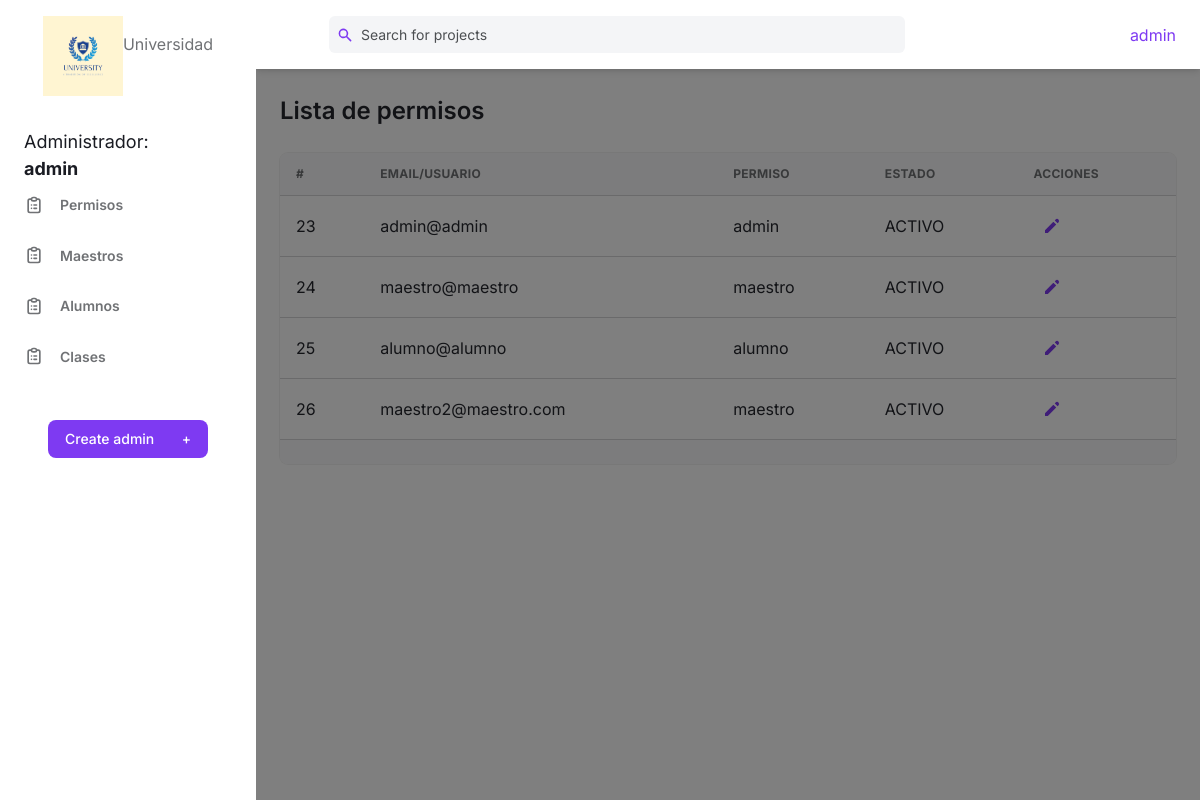
Page /design/admin/permisos.php (signed in) on the committed database.
### tables this page shows
CREATE TABLE `usuarios` (
  `id_user` int(11) NOT NULL,
  `dni` varchar(250) DEFAULT NULL,
  `email` varchar(250) NOT NULL,
  `contrasena` varchar(250) NOT NULL,
  `nombre` varchar(100) DEFAULT NULL,
  `apellido` varchar(100) DEFAULT NULL,
  `fecha_nacimiento` date DEFAULT NULL,
  `direccion` varchar(100) DEFAULT NULL,
  `rol_id` int(11) DEFAULT NULL,
  `estado` int(11) NOT NULL
);

CREATE TABLE `roles` (
  `id_rol` int(11) NOT NULL,
  `rol` varchar(50) DEFAULT NULL
);

CREATE TABLE `estado` (
  `id_estado` int(11) NOT NULL,
  `estado` varchar(100) NOT NULL
);

### design/admin/permisos.php (the view, shortened to what this page needs)
<!DOCTYPE html>
<html :class="{ 'theme-dark': dark }" x-data="data()" lang="en">
  <head>
    <link rel="stylesheet" href="./../../public/assets/css/tailwind.output.css" />
    <link
      rel="stylesheet"
      href="https://cdnjs.cloudflare.com/ajax/libs/Chart.js/2.9.3/Chart.min.css"
    />
  </head>
  <body>
      <?php
        include("./../../config/menu_admin.php");
      ?>
      <div
        x-show="isSideMenuOpen"
        x-transition:enter="transition ease-in-out duration-150"
        x-transition:enter-start="opacity-0"
        x-transition:enter-end="opacity-100"
        x-transition:leave="transition ease-in-out duration-150"
        x-transition:leave-start="opacity-100"
        x-transition:leave-end="opacity-0"
        class="fixed inset-0 z-10 flex items-end bg-black bg-opacity-50 sm:items-center sm:justify-center"
      ></div>
      <div class="flex flex-col flex-1 w-full">
        <header class="z-10 py-4 bg-white shadow-md dark:bg-gray-800">
          <div
            class="container flex items-center justify-between h-full px-6 mx-auto text-purple-600 dark:text-purple-300"
          >
            <div class="flex justify-center flex-1 lg:mr-32">
              <div
                class="relative w-full max-w-xl mr-6 focus-within:text-purple-500"
              >
                <div class="absolute inset-y-0 flex items-center pl-2">
                  <svg
                    class="w-4 h-4"
                    aria-hidden="true"
                    fill="currentColor"
                    viewBox="0 0 20 20"
                  >
                    <path
                      fill-rule="evenodd"
                      d="M8 4a4 4 0 100 8 4 4 0 000-8zM2 8a6 6 0 1110.89 3.476l4.817 4.817a1 1 0 01-1.414 1.414l-4.816-4.816A6 6 0 012 8z"
                      clip-rule="evenodd"
                    ></path>
                  </svg>
                </div>
                <input
                  class="w-full pl-8 pr-2 text-sm text-gray-700 placeholder-gray-600 bg-gray-100 border-0 rounded-md dark:placeholder-gray-500 dark:focus:shadow-outline-gray dark:focus:placeholder-gray-600 dark:bg-gray-700 dark:text-gray-200 focus:placeholder-gray-500 focus:bg-white focus:border-purple-300 focus:outline-none focus:shadow-outline-purple form-input"
                  type="text"
                  placeholder="Search for projects"
                  aria-label="Search"
                />
              </div>
            </div>
            <ul class="flex items-center flex-shrink-0 space-x-6">
              <li class="relative">
                <button
                  class="align-middle rounded-full focus:shadow-outline-purple focus:outline-none"
                  @click="toggleProfileMenu"
                  @keydown.escape="closeProfileMenu"
                  aria-label="Account"
                  aria-haspopup="true"
                >
                <label for="">
                  <?php
                  $nombre = $_SESSION["user_data"]["nombre"];
                  echo "$nombre";
                  ?>
                </label>
                </button>
              </li>
            </ul>
          </div>
        </header>
        <main class="h-full overflow-y-auto bg-white">
          <div class="container px-6 mx-auto grid">
            <p class="my-6 text-2xl font-semibold text-gray-700">
              Lista de permisos
            </p>
              <div class="w-full overflow-hidden rounded-lg shadow-xs">
              <div class="w-full overflow-x-auto">
                <table class="w-full overflow-x-auto">
                    <thead>
                      <tr
                        class="text-xs font-semibold tracking-wide text-left text-gray-500 uppercase border-b dark:border-gray-700 bg-gray-50 dark:text-gray-400 dark:bg-gray-800"
                      >
                        <th class="px-4 py-3">#</th>
                        <th class="px-4 py-3">Email/Usuario</th>
                        <th class="px-4 py-3">Permiso</th>
                        <th class="px-4 py-3">Estado</th>
                        <th class="px-4 py-3">Acciones</th>
                      </tr>
                    </thead>
                    <tbody
                      class="bg-white divide-y dark:divide-gray-700 dark:bg-gray-800"
                    >
                    <?php
                    require_once($_SERVER["DOCUMENT_ROOT"] . "/Proyecto_Final/config/database.php");
                    $query = "SELECT u.id_user as ID, u.email as correo, r.rol as Permisos, e.estado as Estado from usuarios u
                    inner join roles r on r.id_rol = u.rol_id
                    inner join estado e on e.id_estado = u.estado";
                    $result = $mysqli->query($query);
                    while ($row = $result->fetch_assoc()){
                      echo "<tr class='text-gray-700 dark:text-gray-400'>";
                      echo "<td class='px-4 py-3'>" . $row['ID'] . "</td>";
                      echo "<td class='px-4 py-3'>" . $row['correo'] . "</td>";
                      echo "<td class='px-4 py-3'>" . $row['Permisos'] ."</td>";
                      echo "<td class='px-4 py-3'>" . $row['Estado'] . "</td>";
                      echo "<td class='px-4 py-3'>
                              <div class='flex flex-row items-center space-x-4 text-sm'>
                                  <form action='./../admin/permiso_edicion.php' method='POST'>
                                      <input type='number' hidden value='{$row['ID']}' name='id_user'>
                                      <div class='flex items-center space-x-4 text-sm'>
                                          <button
                                          class='flex items-center justify-between px-2 py-2 text-sm font-medium leading-5 text-purple-600 rounded-lg dark:text-gray-400 focus:outline-none focus:shadow-outline-gray'
                                          aria-label='Edit' type='submit'
                                          >
                                          <svg
                                          class='w-5 h-5'
                                          aria-hidden='true'
                                          fill='currentColor'
                                          viewBox='0 0 20 20'
                                          >
                                          <path
                                              d='M13.586 3.586a2 2 0 112.828 2.828l-.793.793-2.828-2.828.793-.793zM11.379 5.793L3 14.172V17h2.828l8.38-8.379-2.83-2.828z'
                                          ></path>
                                          </svg>
                                          </button>
                                      </div>
                                  </form>
                              </div>
                            </td>";
                      echo "</tr>";
                    }
                    ?>
                    </tbody>
                </table>
              </div>
                <div
                  class="grid px-4 py-3 text-xs font-semibold tracking-wide text-gray-500 uppercase border-t dark:border-gray-700 bg-gray-50 sm:grid-cols-9 dark:text-gray-400 dark:bg-gray-800"
                >
                </div>
              </div>
          </div>
        </main>
      </div>
    </div>
  </body>
</html>

### rows in the picture
usuarios: id_user "23", email "admin@admin", rol.rol "admin", estado.estado "ACTIVO"
usuarios: id_user "24", email "maestro@maestro", rol.rol "maestro", estado.estado "ACTIVO"
usuarios: id_user "25", email "alumno@alumno", rol.rol "alumno", estado.estado "ACTIVO"
usuarios: id_user "26", email "maestro2@maestro.com", rol.rol "maestro", estado.estado "ACTIVO"

### other values in the picture
$nombre "admin"
